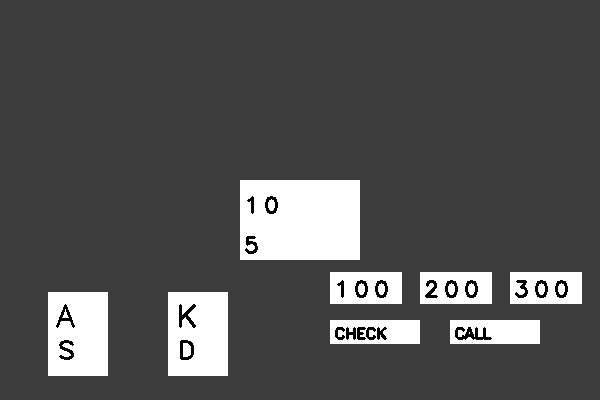
#> input picture datasets/golden/real/frames/sample_0.png, 600 x 400 px
$ python -i amount_recognizer.py   (imports and definitions only)
#> lines starting #> are read from the running program, lines starting #| are printed output that depends on the picture; after the words box and inside, x2 and y2 are one past the last pixel; in counts of white or black regions, pixels touching at a corner belong together
#> further down, picture is the input picture: shape (400, 600, 3); min 0, max 255, mean 82.4
"""Amount recognizer via OpenCV multi-character template matching (no float).

MVP: preprocess -> connected-component segmentation -> left-to-right sort ->
per-character template match -> assemble numeric string -> validate ->
ChipAmount.

PaddleOCR can later implement the same AmountRecognizer protocol without
changing VisionEngine.
"""

from __future__ import annotations

from dataclasses import dataclass
from decimal import InvalidOperation
from typing import Mapping

import cv2
import numpy as np

from poker_engine.core.value_objects import ChipAmount

from .protocols import AmountRecognition, freeze_templates


@dataclass(frozen=True)
class DigitTemplateSet:
    """Character -> template image (digits 0-9 plus '.' and ',', optional)."""

    templates: Mapping[str, np.ndarray]
    version: str

    # [6 lines left out: function __post_init__, not called in this run]


def _to_gray(img: np.ndarray) -> np.ndarray:
    if img.ndim == 3:
        return cv2.cvtColor(img, cv2.COLOR_BGR2GRAY)
    return img


# [4 lines left out: function _template_gray, not called in this run]


def _minority_foreground(gray: np.ndarray) -> np.ndarray:
    """Return a binary glyph mask for either light-on-dark or dark-on-light."""
    _, light = cv2.threshold(
        gray, 0, 255, cv2.THRESH_BINARY + cv2.THRESH_OTSU
    )
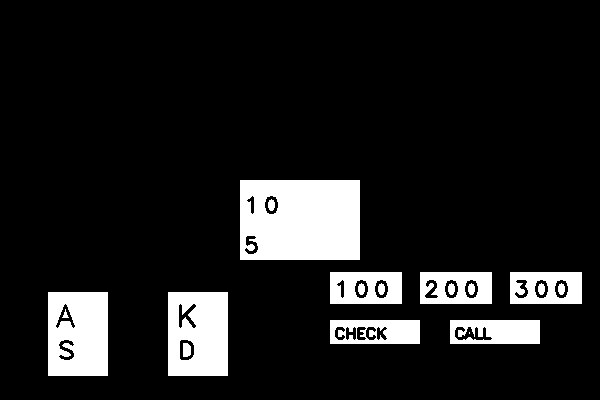
#> light: shape (400, 600); 11.8% white; 18 white regions (1 under 20 px), largest, box (x1, y1, x2, y2) and area: (240, 180, 360, 260) 9228, (48, 292, 108, 376) 4722, (168, 292, 228, 376) 4605
    dark = cv2.bitwise_not(light)
#> dark: shape (400, 600); 88.2% white; 18 black regions (1 under 20 px)
    return light if int((light > 0).sum()) < int((dark > 0).sum()) else dark


def _glyph_hole_count(img: np.ndarray) -> int:
    """Count stable enclosed regions in one segmented character glyph.

    Correlation alone can score Android's anti-aliased ``8`` closer to ``3``.
    Their topology is unambiguous, so templates with a different number of
    enclosed regions are excluded whenever an equal-topology candidate exists.
    Tiny compression specks are ignored.
    """
    foreground = _minority_foreground(_to_gray(img))
    contours, hierarchy = cv2.findContours(
        foreground, cv2.RETR_CCOMP, cv2.CHAIN_APPROX_SIMPLE
    )
#> contours = 40 contours, 2 with area under 20; largest, box (x1, y1, x2, y2) and area: (240, 180, 360, 260) 9401, (168, 292, 228, 376) 4897, (48, 292, 108, 376) 4897, (510, 272, 582, 304) 2201, (420, 272, 492, 304) 2201
    if hierarchy is None:
        return 0
    return sum(
        1
        for index, contour in enumerate(contours)
        if hierarchy[0][index][3] >= 0 and cv2.contourArea(contour) >= 2.0
    )


_NORM = (28, 28)  # fixed normalized grid for single-char matching


# [85 lines left out: functions _normalize_char, _match_char, segment_characters, not called in this run]


class TemplateAmountRecognizer:
    """Recognize an amount region as a ChipAmount (or None when unreadable)."""

    def __init__(self, templates: DigitTemplateSet, min_score: float = 0.5) -> None:
        self._templates = templates
        self._min_score = min_score

    # [54 lines left out: functions recognize, _decode, build_identity_templates, not called in this run]


__all__ = [
    "DigitTemplateSet",
    "TemplateAmountRecognizer",
    "build_identity_templates",
    "segment_characters",
]

>>> import cv2
>>> picture = cv2.imread('../../../../datasets/golden/real/frames/sample_0.png')
>>> result = _glyph_hole_count(picture)
#> result = 22

$ run again, on datasets/golden/real/frames/sample_3.png
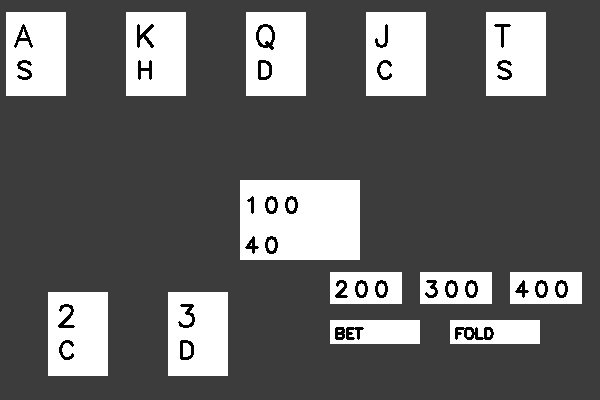
#> input picture datasets/golden/real/frames/sample_3.png, 600 x 400 px
#> picture is the input picture: shape (400, 600, 3); min 0, max 255, mean 101.2
#> in _minority_foreground, `_, light = cv2.threshold( gray, 0, 255, cv2.THRESH_BINARY + cv2.THRESH..`:
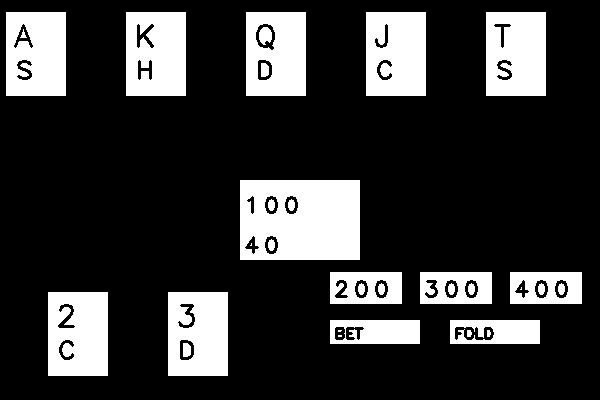
#> light: shape (400, 600); 21.7% white; 32 white regions (4 under 20 px), largest, box (x1, y1, x2, y2) and area: (240, 180, 360, 260) 8874, (366, 12, 426, 96) 4814, (486, 12, 546, 96) 4789
#> dark: shape (400, 600); 78.3% white; 32 black regions (4 under 20 px)
#> contours = 63 contours, 6 with area under 20; largest, box (x1, y1, x2, y2) and area: (240, 180, 360, 260) 9401, (168, 292, 228, 376) 4897, (48, 292, 108, 376) 4897, (486, 12, 546, 96) 4897, (366, 12, 426, 96) 4897
#> result = 31
